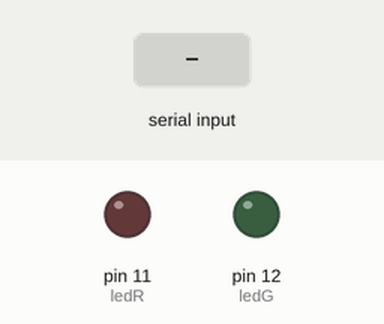
Simulated run of this sketch. Board: Arduino Uno, built with avr-gcc and run on an emulated ATmega328P. On the bench: output pins drawn as LEDs (lit = HIGH). The test bench sets the inputs (shaded band).

Above: at 1.2 s.
1.3 s: "1" received over Serial
At 2.4 s:
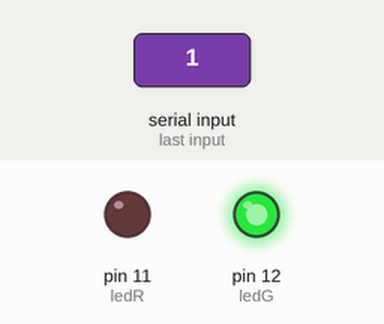
2.8 s: "0" received over Serial
At 3.5 s:
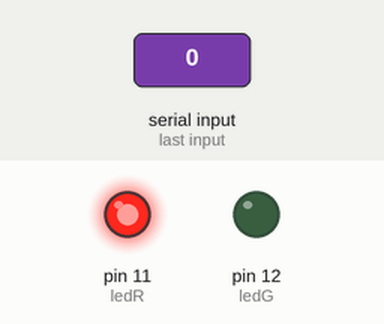
Timing chart, 0 to 5.8 s (numbered marks = the images above; inputs shaded):
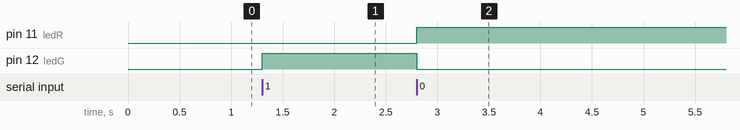

The sketch:

postura_arduino.ino
```cpp
#define ledG 12
#define ledR 11

void setup() {
  pinMode(ledG, OUTPUT);
  pinMode(ledR, OUTPUT);
  Serial.begin(9600);

}

void loop() {
  if(Serial.available() > 0){
    char comando = Serial.read();
    if(comando == '1'){
      digitalWrite(ledG, HIGH);
      digitalWrite(ledR, LOW);
    }else if(comando == '0'){
      digitalWrite(ledR, HIGH);
      digitalWrite(ledG, LOW);
    }
  }

}
```

Measured:
- after the input at 1.3 s, pin 12 (ledG): LOW → HIGH at once
- after the input at 2.8 s, pin 11 (ledR): LOW → HIGH at once; pin 12 (ledG): HIGH → LOW at once
